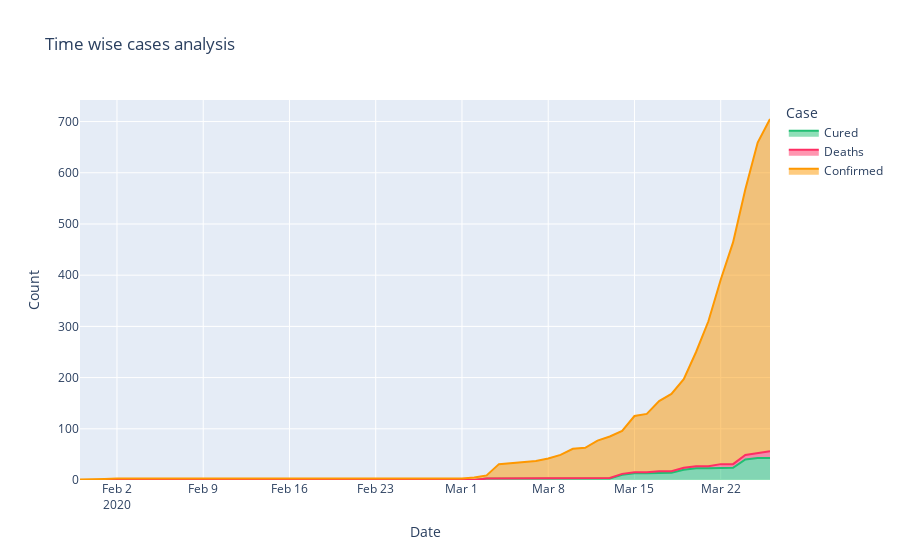

Here is the notebook cell this chart was saved with:
### Code cell
temp = date_wise_data.melt(id_vars="Date", value_vars=['Cured', 'Deaths', 'Confirmed'],
                 var_name='Case', value_name='Count')

fig = px.area(temp, x="Date", y="Count", color='Case',title='Time wise cases analysis', color_discrete_sequence = [rec, dth, act])
fig.show()
